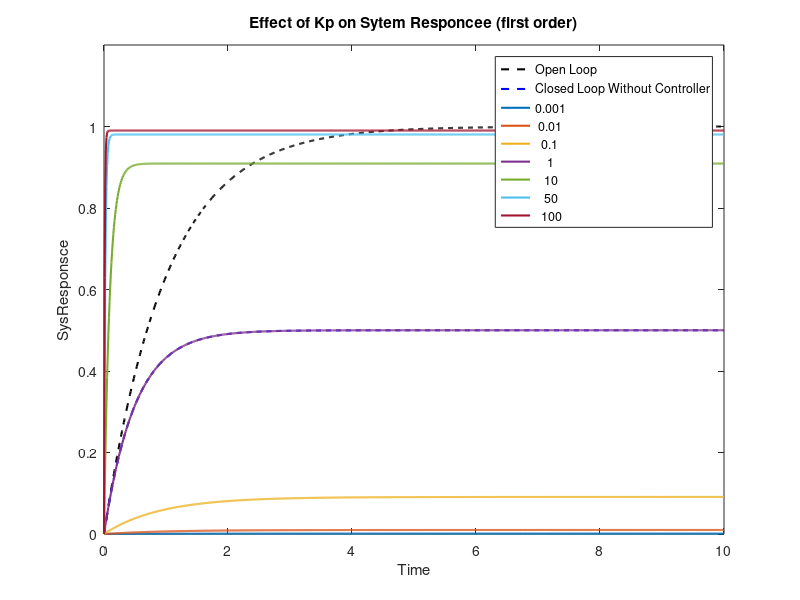

Source code (MATLAB):


num=1;
den=[1 1];

sys=tf(num,den);

t=0:0.01:10;

kp_values= [0.001 ,0.01 ,0.1 ,1 10 ,50,100];


figure;

OpenLoopRes= step(sys,t);
plot(t,OpenLoopRes,'k--','LineWidth',1.5);

hold on

ClosedLoopResWithoutController=step(sys/(1+sys),t);
plot(t,ClosedLoopResWithoutController,'b--','LineWidth',1.5);

hold on

for i = 1: length(kp_values)
    kp=kp_values(i);
    SysWithController = feedback( kp * sys,1);
    SysResWithController = step(SysWithController ,t);
    plot(t,SysResWithController,'LineWidth',1.5);
    
    hold on 
end

xlim([0 ,10]);
ylim([0, 1.2]);

title ('Effect of Kp on Sytem Responcee (first order)');
xlabel('Time');
ylabel('SysResponsce');

legend (['Open Loop';'Closed Loop Without Controller';cellstr(num2str(kp_values'))]);
